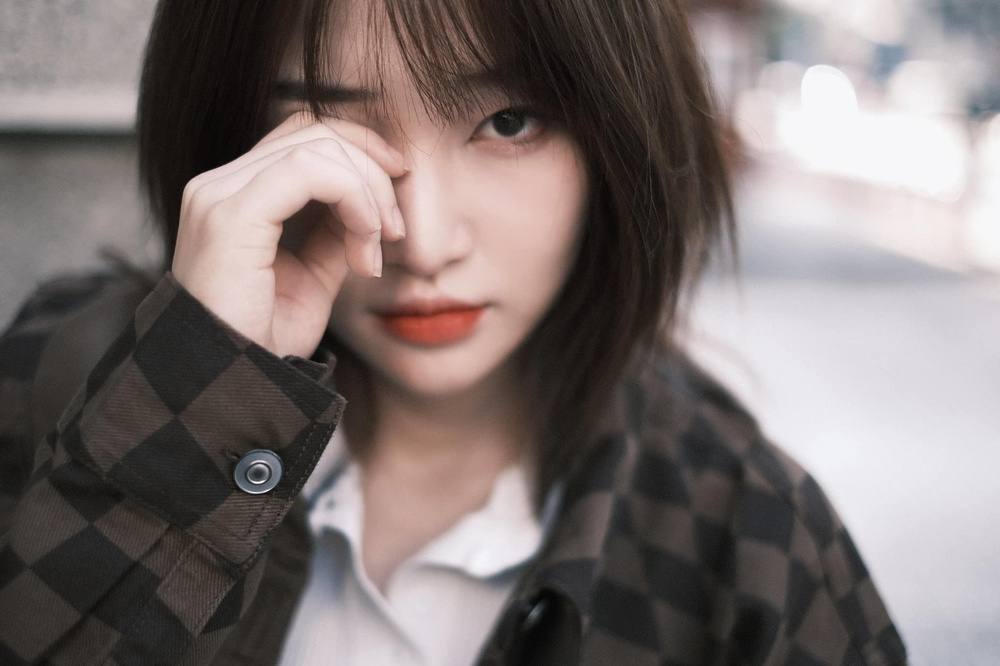
#> input picture 1. Slide show/girl.jpg, 1000 x 666 px, shrunk from 2048 x 1364 before the run
$ python cover.py
#> lines starting #> are read from the running program, lines starting #| are printed output that depends on the picture
import cv2
import numpy as np

#load input
img1=cv2.imread('girl.jpg')
#> img1 is the input picture: shape (666, 1000, 3); mean B, G, R 113, 114.6, 124.6
img2 = img1 #dùng hình 1 cho tiện
h,w,c = img1.shape #trích xuất kích thước ảnh
#> h = 666; w = 1000; c = 3

for i in range(w-1,0,-50): #đi từ phải qua trái
    #chia thanh 2 phan
    edit1 = img1[:,:i]  #bỏ đi 1 phần của hình 1
    edit2 = img2[:,:w-i] #lấy 1 phần của hình 2
    img = np.concatenate((edit1,edit2),axis=1) #ghép phần của hình 2 trám vào phần bỏ đi của hình 1
    cv2.imshow('img',img)
    cv2.waitKey(1)
#> this loop made 20 passes
#> pass 2, `edit1 = img1[:,:i]`:
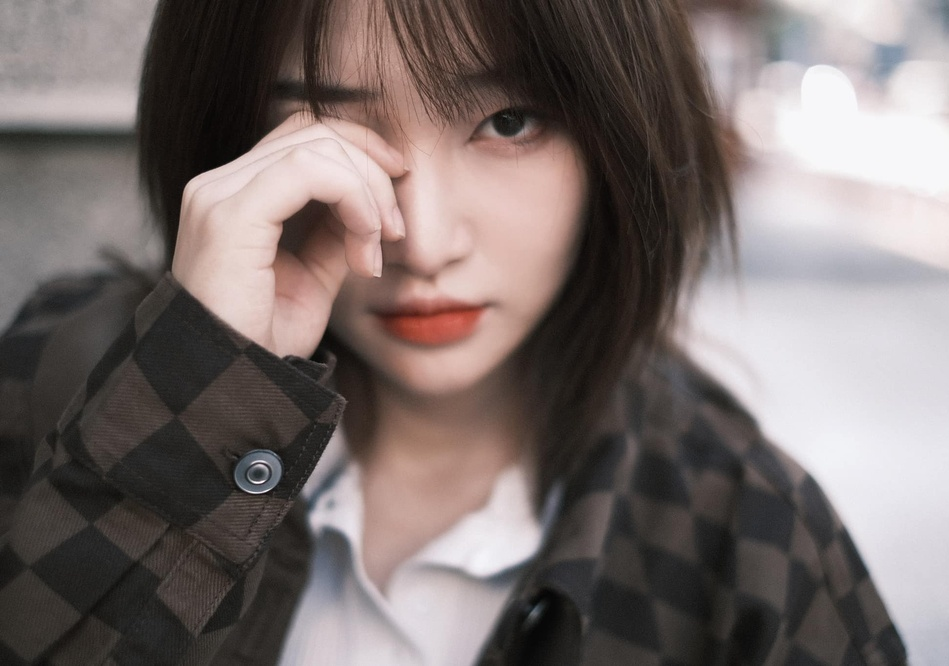
#> edit1: shape (666, 949, 3); mean B, G, R 107.8, 109.9, 120.2
#> pass 2, `edit2 = img2[:,:w-i]`:
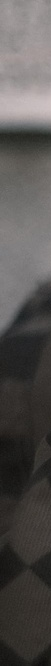
#> edit2: shape (666, 51, 3); mean B, G, R 79.8, 81.7, 84.8
